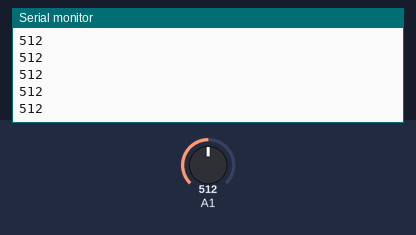
The sketch below on a simulated Arduino Uno, built with avr-gcc and run on an emulated ATmega328P. Parts: the last lines printed to the serial monitor. The inputs (shaded band) are chosen by the test bench; at power-on: A1 = 512.

Above: at 1.2 s.
1.3 s: A1 set to 716
At 1.9 s:
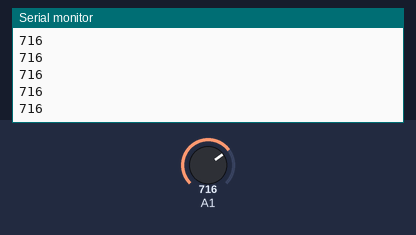
2.8 s: A1 set to 900
At 3.9 s:
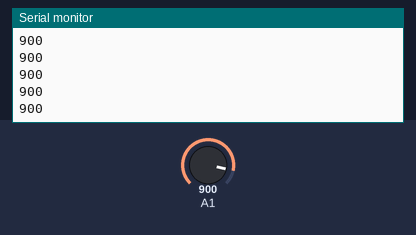
Timing chart, 0 to 5.8 s (numbered marks = the images above; inputs shaded):
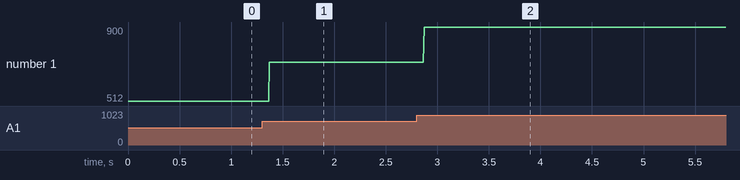

The sketch:

LendoPotenciometro.ino
```cpp
// -------------------------------------------------------------------------------
// O código abaixo, le os valores do potenciometro e exibe no monitor serial
// -------------------------------------------------------------------------------
//Autor: Fernando Gomes
//Data: 18/06/2021
// -------------------------------------------------------------------------------
void setup() {
  //Entrandas analogicash

  Serial.begin(9600);

}

void loop() {
  int pot = analogRead(A1);

  Serial.println(pot);

}
```

Measured:
- after the input at 1.3 s, the serial monitor: prints a new line after 0.07 s (image 1)
- after the input at 2.8 s, the serial monitor: prints a new line after 0.07 s (image 2)
- plotted number 1: 512 → 716 after the input at 1.3 s, 716 → 900 after the input at 2.8 s
